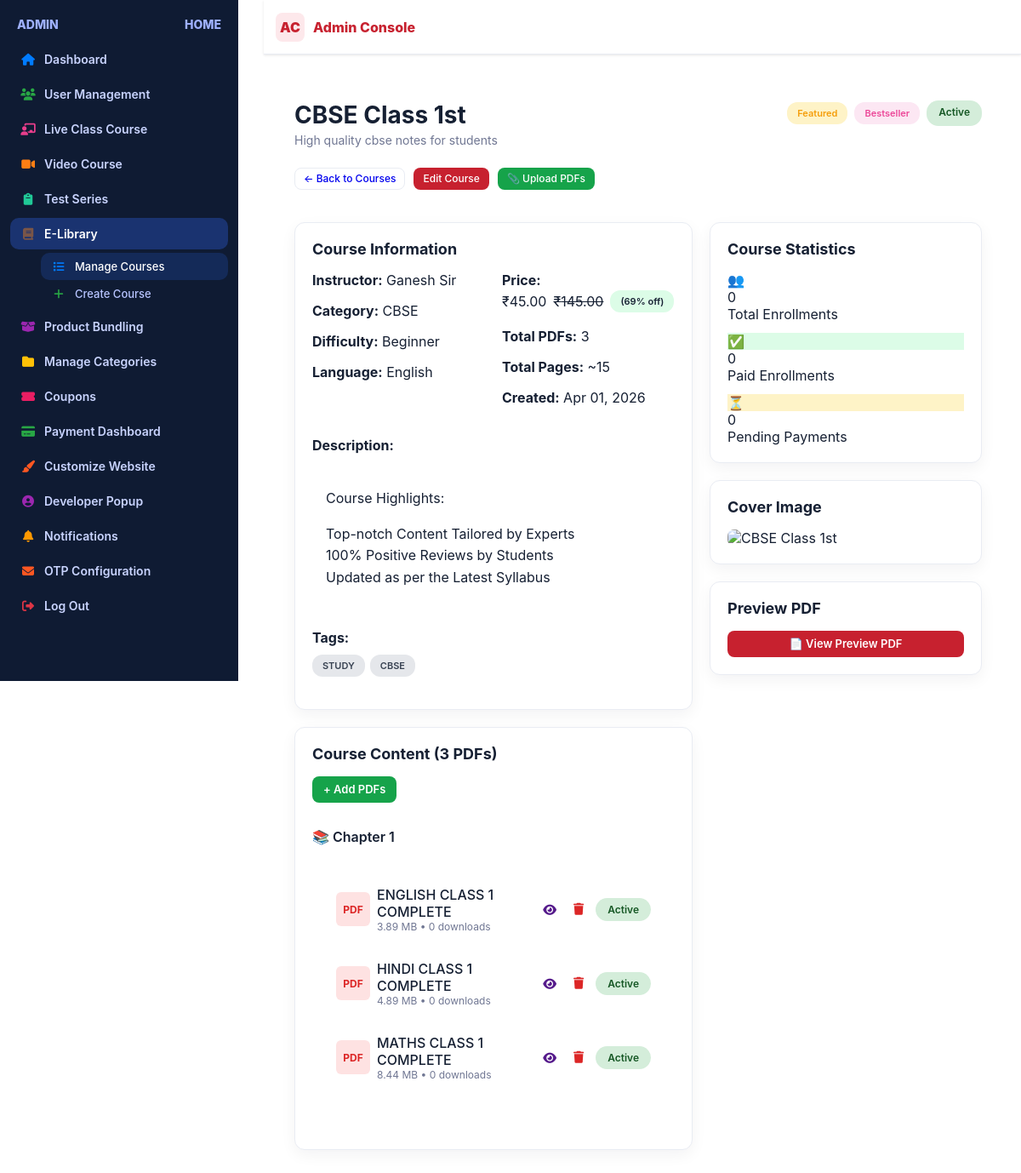
The app's page /elibrary/course/30/ (signed in) with its own data.
### elibrary/models.py (models this page shows, shortened)
class ELibraryCourse(models.Model):
    DIFFICULTY_CHOICES = [
        ('beginner', 'Beginner'),
        ('intermediate', 'Intermediate'),
        ('advanced', 'Advanced'),
    ]
    title = models.CharField(max_length=200)
    description = models.TextField()
    short_description = models.CharField(
        max_length=300,
        help_text="Brief description for card view"
    )
    category = models.ForeignKey(
        Category,
        on_delete=models.CASCADE,
        related_name='elibrary_courses'
    )
    instructor = models.CharField(max_length=100)
    difficulty_level = models.CharField(
        max_length=20,
        choices=DIFFICULTY_CHOICES,
        default='beginner'
    )
    is_free = models.BooleanField(
        default=False,
        help_text="Make this course free for all users"
    )
    price = models.DecimalField(
        max_digits=10,
        decimal_places=2
    )
    discount_price = models.DecimalField(
        max_digits=10,
        decimal_places=2,
        blank=True,
        null=True
    )
    cover_image = models.ImageField(
        upload_to='elibrary/courses/covers/',
        storage=dropbox_storage,
        blank=True,
        null=True
    )
    preview_pdf = models.FileField(
        upload_to='elibrary/courses/previews/',
        storage=dropbox_storage,
        blank=True,
        null=True,
        validators=[FileExtensionValidator(allowed_extensions=['pdf'])]
    )
    is_featured = models.BooleanField(default=False)
    is_active = models.BooleanField(default=True)
    is_bestseller = models.BooleanField(default=False)
    total_pdfs = models.PositiveIntegerField(default=0)
    total_pages = models.PositiveIntegerField(
        default=0,
        help_text="Approximate total pages"
    )
    enrollment_count = models.PositiveIntegerField(default=0)
    tags = models.CharField(
        max_length=500,
        blank=True,
        help_text="Comma-separated tags"
    )
    language = models.CharField(
        max_length=50,
        default='English'
    )
    created_by = models.ForeignKey(
        User,
        on_delete=models.SET_NULL,
        null=True
    )
    created_at = models.DateTimeField(auto_now_add=True)
    updated_at = models.DateTimeField(auto_now=True)
    class Meta:
        ordering = ['-created_at']
    @property
    def current_price(self):
        if self.is_free:
            return 0
        return self.discount_price if self.discount_price else self.price
    @property
    def has_discount(self):
        if self.is_free:
            return False
        return (
            self.discount_price is not None
            and self.discount_price < self.price
        )
    @property
    def discount_percentage(self):
        if self.is_free or not self.has_discount:
            return 0
        return round(
            ((self.price - self.discount_price) / self.price) * 100
        )

class ELibraryPDF(models.Model):
    course = models.ForeignKey(
        ELibraryCourse,
        on_delete=models.CASCADE,
        related_name='pdfs'
    )
    title = models.CharField(max_length=200)
    description = models.TextField(blank=True)
    file = models.FileField(
        upload_to='elibrary/pdfs/',
        storage=dropbox_storage,
        validators=[FileExtensionValidator(allowed_extensions=['pdf'])]
    )
    chapter_number = models.PositiveIntegerField(
        default=1,
        help_text="Chapter or section number"
    )
    order = models.PositiveIntegerField(
        default=0,
        help_text="Order within chapter"
    )
    page_count = models.PositiveIntegerField(default=0)
    file_size = models.CharField(
        max_length=20,
        blank=True
    )
    is_preview = models.BooleanField(
        default=False,
        help_text="Available as free preview"
    )
    is_active = models.BooleanField(default=True)
    download_count = models.PositiveIntegerField(default=0)
    uploaded_by = models.ForeignKey(
        User,
        on_delete=models.SET_NULL,
        null=True
    )
    uploaded_at = models.DateTimeField(auto_now_add=True)
    updated_at = models.DateTimeField(auto_now=True)
    class Meta:
        ordering = ['chapter_number', 'order', 'title']

### video_courses/models.py (models this page shows, shortened)
class TimestampedModel(models.Model):
    created_at = models.DateTimeField(auto_now_add=True)
    updated_at = models.DateTimeField(auto_now=True)
    class Meta:
        abstract = True

class Category(TimestampedModel):
    name = models.CharField(max_length=120, unique=True)
    slug = models.SlugField(max_length=140, unique=True, blank=True)
    description = models.TextField(blank=True)
    class Meta:
        ordering = ["name"]

### elibrary/views.py (the view)
# urls.py: path('elibrary/course/<int:pk>/', views.elibrary_course_detail, name='elibrary_course_detail'),
@login_required
@user_passes_test(is_admin)
def elibrary_course_detail(request, pk):
    course = get_object_or_404(
        ELibraryCourse.objects.select_related('category', 'created_by')
        .prefetch_related('pdfs'),
        pk=pk
    )
    pdfs_by_chapter = {}
    for pdf in course.pdfs.filter(is_active=True).order_by('chapter_number', 'order'):
        if pdf.chapter_number not in pdfs_by_chapter:
            pdfs_by_chapter[pdf.chapter_number] = []
        pdfs_by_chapter[pdf.chapter_number].append(pdf)
    enrollment_stats = {
        'total': ELibraryEnrollment.objects.filter(course=course).count(),
        'completed': ELibraryEnrollment.objects.filter(
            course=course,
            payment_status='completed'
        ).count(),
        'pending': ELibraryEnrollment.objects.filter(
            course=course,
            payment_status='pending'
        ).count(),
    }
    course_tags = []
    if course.tags:
        course_tags = [tag.strip() for tag in course.tags.split(',') if tag.strip()]
    context = {
        'course': course,
        'course_tags': course_tags,
        'pdfs_by_chapter': pdfs_by_chapter,
        'enrollment_stats': enrollment_stats,
    }
    return render(request, 'elibrary_course_detail.html', context)

### elibrary/templates/elibrary_course_detail.html (shortened to what this page needs)
{% extends "admin_dashboard.html" %}
{% load static %}
{% block content %}
<div class="wrapper">
    <div class="page-header">
        <div class="header-content">
            <h1 class="h1">{{ course.title }}</h1>
            <p class="page-subtitle">{{ course.short_description }}</p>
        </div>
        <div class="filter-group">
            {% if course.is_featured %}
                <span class="badge" style="background: #fef3c7; color: #f59e0b;">Featured</span>
            {% endif %}
            {% if course.is_bestseller %}
                <span class="badge" style="background: #fce7f3; color: #ec4899;">Bestseller</span>
            {% endif %}
            {% if course.is_active %}
                <span class="status-badge status-active">Active</span>
            {% else %}
                <span class="status-badge status-inactive">Inactive</span>
            {% endif %}
        </div>
    </div>
    <div class="nav-buttons">
        <a href="{% url 'elibrary_manage' %}" class="btn">← Back to Courses</a>
        <a href="{% url 'elibrary_course_edit' course.pk %}" class="btn btn-primary">Edit Course</a>
        <a href="{% url 'elibrary_pdf_upload_multiple' course.pk %}" class="btn btn-success">📎 Upload PDFs</a>
    </div>
    <div class="course-detail-container">
        <div class="course-main-content">
            <div class="panel">
                <h3 class="panel-title">Course Information</h3>
                <div class="info-grid">
                    <div class="info-column">
                        <div class="form-group">
                            <strong>Instructor:</strong> {{ course.instructor }}
                        </div>
                        <div class="form-group">
                            <strong>Category:</strong> {{ course.category.name }}
                        </div>
                        <div class="form-group">
                            <strong>Difficulty:</strong> {{ course.get_difficulty_level_display }}
                        </div>
                        <div class="form-group">
                            <strong>Language:</strong> {{ course.language }}
                        </div>
                    </div>
                    <div class="info-column">
                        <div class="form-group">
                            <strong>Price:</strong>
                            <div class="price-display">
                                {% if course.is_free %}
                                    <span class="free-badge">FREE</span>
                                {% else %}
                                    {% if course.has_discount %}
                                        <span class="current-price">₹{{ course.current_price }}</span>
                                        <del class="original-price">₹{{ course.price }}</del>
                                        <span class="badge" style="background: #dcfce7; color: var(--ad-success);">({{ course.discount_percentage }}% off)</span>
                                    {% else %}
                                        <span class="current-price">₹{{ course.price }}</span>
                                    {% endif %}
                                {% endif %}
                            </div>
                        </div>
                        <div class="form-group">
                            <strong>Total PDFs:</strong> {{ course.total_pdfs }}
                        </div>
                        <div class="form-group">
                            <strong>Total Pages:</strong> ~{{ course.total_pages }}
                        </div>
                        <div class="form-group">
                            <strong>Created:</strong> {{ course.created_at|date:"M d, Y" }}
                        </div>
                    </div>
                </div>
                <div class="form-group">
                    <strong>Description:</strong>
                    <div class="description-box">
                        {{ course.description|linebreaks }}
                    </div>
                </div>
                {% if course_tags %}
                <div class="form-group">
                    <strong>Tags:</strong>
                    <div class="tags-container">
                        {% for tag in course_tags %}
                            <span class="badge" style="background: #e5e7eb; color: #374151;">{{ tag }}</span>
                        {% endfor %}
                    </div>
                </div>
                {% endif %}
            </div>
            <div class="panel">
                <div class="ad-card-hd">
                    <h3 class="panel-title">Course Content ({{ course.total_pdfs }} PDFs)</h3>
                    <a href="{% url 'elibrary_pdf_upload_multiple' course.pk %}" class="btn btn-success">+ Add PDFs</a>
                </div>
                {% if pdfs_by_chapter %}
                    {% for chapter_num, pdfs in pdfs_by_chapter.items %}
                    <div class="chapter-section">
                        <h4 class="chapter-header">
                            📚 Chapter {{ chapter_num }}
                        </h4>
                        <div class="chapter-content">
                            {% for pdf in pdfs %}
                            <div class="pdf-item">
                                <div class="user-info">
                                    <div class="pdf-icon">PDF</div>
                                    <div class="pdf-info">
                                        <div class="user-name">{{ pdf.title }}</div>
                                        <div class="date-secondary">
                                            {{ pdf.file_size }}
                                            • {{ pdf.download_count }} downloads
                                        </div>
                                    </div>
                                </div>
                                <div class="pdf-actions">
                                    {% if pdf.file %}
                                        <a href="{{ pdf.file.url }}" target="_blank" class="action-btn" title="View PDF">
                                            <i class="fas fa-eye"></i>
                                        </a>
                                    {% else %}
                                        <span class="action-btn" style="color: #9ca3af; cursor: not-allowed;" title="File not available">
                                            <i class="fas fa-eye-slash"></i>
                                        </span>
                                    {% endif %}
                                    <button type="button" class="action-btn delete-pdf-btn"
                                            data-pdf-id="{{ pdf.pk }}"
                                            data-pdf-title="{{ pdf.title }}"
                                            title="Delete PDF"
                                            style="color: #dc2626; background: none; border: none; cursor: pointer; padding: 6px;">
                                        <i class="fas fa-trash"></i>
                                    </button>
                                    <span class="status-badge {% if pdf.is_active %}status-active{% else %}status-inactive{% endif %}">
                                        {% if pdf.is_active %}Active{% else %}Inactive{% endif %}
                                    </span>
                                </div>
                            </div>
                            {% endfor %}
                        </div>
                    </div>
                    {% endfor %}
                {% else %}
                    <div class="empty-state">
                        <div class="empty-icon">📚</div>
                        <h3 class="empty-title">No PDFs uploaded yet</h3>
                        <p class="empty-text"><a href="{% url 'elibrary_pdf_upload_multiple' course.pk %}">Upload your first PDF files</a> to start building this course</p>
                    </div>
                {% endif %}
            </div>
        </div>
        <div class="course-sidebar">
            <div class="panel">
                <h3 class="panel-title">Course Statistics</h3>
                <div class="stats-vertical">
                    <div class="ad-kpi">
                        <div class="ad-kpi-ico" style="background: var(--ad-primary-100); color: var(--ad-primary);">👥</div>
                        <div>
                            <div class="ad-kpi-value">{{ enrollment_stats.total }}</div>
                            <div class="ad-kpi-label">Total Enrollments</div>
                        </div>
                    </div>
                    <div class="ad-kpi">
                        <div class="ad-kpi-ico" style="background: #dcfce7; color: var(--ad-success);">✅</div>
                        <div>
                            <div class="ad-kpi-value">{{ enrollment_stats.completed }}</div>
                            <div class="ad-kpi-label">Paid Enrollments</div>
                        </div>
                    </div>
                    <div class="ad-kpi">
                        <div class="ad-kpi-ico" style="background: #fef3c7; color: var(--ad-warning);">⏳</div>
                        <div>
                            <div class="ad-kpi-value">{{ enrollment_stats.pending }}</div>
                            <div class="ad-kpi-label">Pending Payments</div>
                        </div>
                    </div>
                </div>
            </div>
            {% if course.cover_image %}
            <div class="panel">
                <h3 class="panel-title">Cover Image</h3>
                <img src="{{ course.cover_image.url }}" alt="{{ course.title }}" class="cover-image">
            </div>
            {% endif %}
            {% if course.preview_pdf %}
            <div class="panel">
                <h3 class="panel-title">Preview PDF</h3>
                <a href="{{ course.preview_pdf.url }}" target="_blank" class="btn btn-primary btn-full">
                    📄 View Preview PDF
                </a>
            </div>
            {% endif %}
        </div>
    </div>
</div>
{% endblock %}

### records on screen
ELibraryCourse: title "CBSE Class 1st", short_description "High quality cbse notes for students", instructor "Ganesh Sir", category.name "CBSE", difficulty_level "Beginner", language "English", current_price "45.00", price "145.00", discount_percentage "69", total_pdfs "3", total_pages "15", created_at "Apr 01, 2026", description "Course Highlights: Top-notch Content Tailored by Experts 100% Positive Reviews by Students Updated as per the Latest Syllabus"
ELibraryPDF: chapter_num "1", title "ENGLISH CLASS 1 COMPLETE", file_size "3.89 MB", download_count "0", is_active "Active"
ELibraryPDF: title "HINDI CLASS 1 COMPLETE", file_size "4.89 MB", download_count "0", is_active "Active"
ELibraryPDF: title "MATHS CLASS 1 COMPLETE", file_size "8.44 MB", download_count "0", is_active "Active"

### other values on screen
{{ tag }} "STUDY" "CBSE"
{{ enrollment_stats.total }} "0"
{{ enrollment_stats.completed }} "0"
{{ enrollment_stats.pending }} "0"
